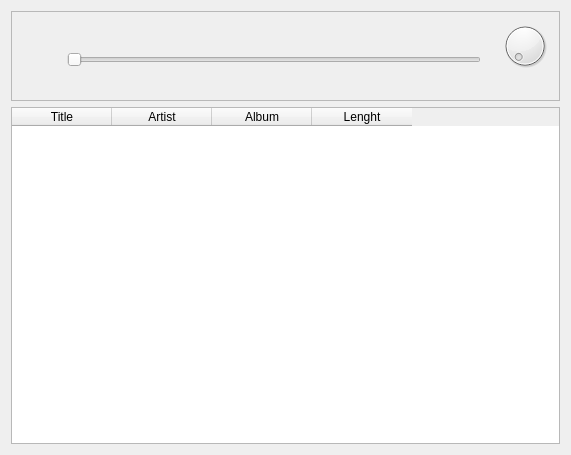
<?xml version="1.0" encoding="UTF-8"?>
<ui version="4.0">
 <class>KAudioWidgetPrivate</class>
 <widget class="QWidget" name="KAudioWidgetPrivate">
  <property name="geometry">
   <rect>
    <x>0</x>
    <y>0</y>
    <width>571</width>
    <height>455</height>
   </rect>
  </property>
  <property name="windowTitle">
   <string>Form</string>
  </property>
  <layout class="QGridLayout" name="gridLayout_3">
   <item row="1" column="0">
    <widget class="QTableWidget" name="w_table">
     <property name="editTriggers">
      <set>QAbstractItemView::NoEditTriggers</set>
     </property>
     <property name="sortingEnabled">
      <bool>true</bool>
     </property>
     <column>
      <property name="text">
       <string>Title</string>
      </property>
     </column>
     <column>
      <property name="text">
       <string>Artist</string>
      </property>
     </column>
     <column>
      <property name="text">
       <string>Album</string>
      </property>
     </column>
     <column>
      <property name="text">
       <string>Lenght</string>
      </property>
     </column>
    </widget>
   </item>
   <item row="0" column="0">
    <widget class="QFrame" name="frame">
     <property name="frameShape">
      <enum>QFrame::StyledPanel</enum>
     </property>
     <property name="frameShadow">
      <enum>QFrame::Raised</enum>
     </property>
     <layout class="QGridLayout" name="gridLayout">
      <item row="1" column="2">
       <widget class="QLabel" name="w_time">
        <property name="text">
         <string/>
        </property>
       </widget>
      </item>
      <item row="1" column="1">
       <widget class="QSlider" name="w_position">
        <property name="orientation">
         <enum>Qt::Horizontal</enum>
        </property>
       </widget>
      </item>
      <item row="0" column="3" rowspan="2">
       <widget class="QDial" name="w_volume">
        <property name="maximumSize">
         <size>
          <width>50</width>
          <height>50</height>
         </size>
        </property>
       </widget>
      </item>
      <item row="1" column="0">
       <widget class="QPushButton" name="w_play">
        <property name="sizePolicy">
         <sizepolicy hsizetype="Minimum" vsizetype="Minimum">
          <horstretch>0</horstretch>
          <verstretch>0</verstretch>
         </sizepolicy>
        </property>
        <property name="maximumSize">
         <size>
          <width>50</width>
          <height>50</height>
         </size>
        </property>
        <property name="text">
         <string/>
        </property>
        <property name="icon">
         <iconset theme="media-playback-start">
          <normaloff/>
         </iconset>
        </property>
        <property name="iconSize">
         <size>
          <width>50</width>
          <height>50</height>
         </size>
        </property>
        <property name="flat">
         <bool>true</bool>
        </property>
       </widget>
      </item>
      <item row="2" column="0" colspan="4">
       <widget class="QLabel" name="w_status">
        <property name="text">
         <string/>
        </property>
       </widget>
      </item>
     </layout>
    </widget>
   </item>
  </layout>
 </widget>
 <resources/>
 <connections/>
</ui>
